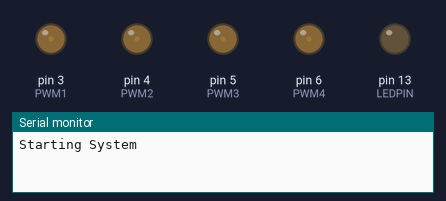
A sketch run on a simulated Teensy 4. On the bench: output pins drawn as LEDs (lit = HIGH), the last lines printed to the serial monitor.

Above: at 0.05 s.
At 0.3 s:
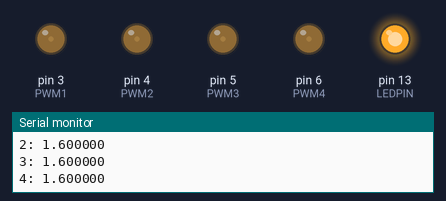
At 1.25 s:
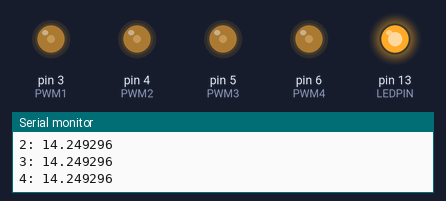
At 2.45 s:
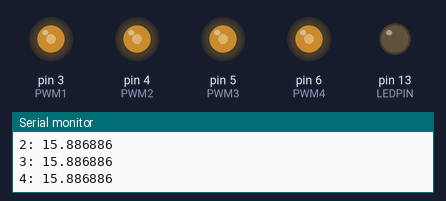
At 3.35 s:
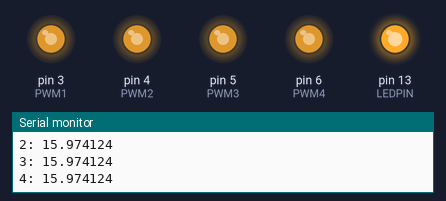
At 4.8 s:
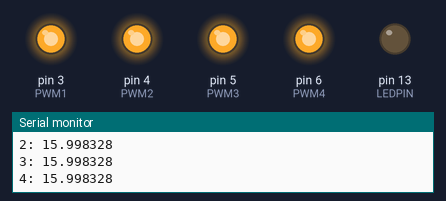
Timing chart, 0 to 6.6 s (numbered marks = the images above):
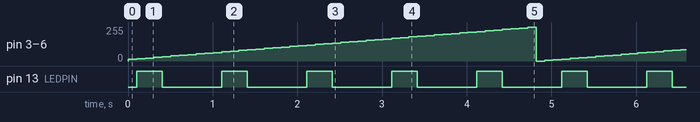

The sketch:

AnalogWriteTest.ino
```cpp
// (licence header left out)
#include <iterator>
#include <algorithm>

// *********************************************************************************************//
// Pin Names:
// ------------------------------------------------------------------------
#define LEDPIN           13 // buitin LED
// Hardware PWM Channels
#define PWM1             3  // Connect to LED driver channel 1 (outut)
#define PWM2             4  // Connect to LED driver channel 2 (outut)
#define PWM3             5  // Connect to LED driver channel 3 (outut)
#define PWM4             6  // Connect to LED driver channel 4 (outut)
// *********************************************************************************************//


// *********************************************************************************************//
// Intervals and Timing
// ------------------------------------------------------------------------
#define POLL_INTERVAL         100000    // desired main loop time in microseconds
#define LEDON_INTERVAL        300000    // interval in microseconds between turning LED on/off for status report
#define LEDOFF_INTERVAL       700000    // interval in microseconds between turning LED on/off for status report
// *********************************************************************************************//
unsigned long currentTime;                     //
unsigned long pollInterval;
unsigned long lastPoll;
unsigned long nextLEDCheck;                    //

// *********************************************************************************************//
// Indicator
// ------------------------------------------------------------------------
const int ledPin = LEDPIN;                    // Check on https://www.pjrc.com/teensy/pinout.html; pin should not interfere with I2C and SPI
bool ledStatus = false;                       // Led should be off at start up


// *********************************************************************************************//
// Main System and PWM working variables
// ------------------------------------------------------------------------
unsigned int  PWM_Pin        = PWM1;           //
bool          PWM_Enabled    = false;          //
long          CPU_Frequency  = F_CPU / 1E6;    //
float         PWM_Frequency  = 4577.64;        // Ideal 15 bit and 600MHz Teensy 4.0
unsigned int  PWM_Resolution = 8;              //
unsigned int  PWM_MaxValue   = pow(2, PWM_Resolution)-1;
float         PWM_Duty       = 0.0;           //

float analogWriteTime10 = 0.;
float analogWriteTime20 = 0.;
float analogWriteTime30 = 0.;
float analogWriteTime40 = 0.;
float analogWriteTime11 = 0.;
float analogWriteTime21 = 0.;
float analogWriteTime31 = 0.;
float analogWriteTime41 = 0.;


// *********************************************************************************************//
// Serial
#define SERIAL_PORT_SPEED    2000000    // Serial Baud Rate
char   inBuff[] = "----------------";
int    bytesread;

// *********************************************************************************************//
// *********************************************************************************************//
// SETUP                                                                                        //
// *********************************************************************************************//
// *********************************************************************************************//
void setup(){

  // Configure output pins, set them all to off/low
  pinMode(PWM1,        OUTPUT); digitalWriteFast(PWM1,  LOW);
  pinMode(PWM2,        OUTPUT); digitalWriteFast(PWM2,  LOW);
  pinMode(PWM3,        OUTPUT); digitalWriteFast(PWM3,  LOW);
  pinMode(PWM4,        OUTPUT); digitalWriteFast(PWM4,  LOW);
  pinMode(ledPin,      OUTPUT); digitalWriteFast(ledPin,LOW );
  ledStatus = false;

  // create default values for settings
  PWM_Resolution = 8;
  //PWM_Frequency  = GetMaxPWMFreqValue(CPU_Frequency, PWM_Resolution);
  PWM_Frequency  = 50000.0;
  PWM_MaxValue   = pow(2,PWM_Resolution)-1;

  // PWM
  // Start PWM at 0% output
  // void setupPWM(uint16_t PWM_Pin, float PWM_MaxFreq, float PWM_Duty, unsigned int PWM_Resolution);
  setupPWM(PWM1,  PWM_Frequency, 5.0, PWM_Resolution);
  setupPWM(PWM2,  PWM_Frequency, 5.0, PWM_Resolution);
  setupPWM(PWM3,  PWM_Frequency, 5.0, PWM_Resolution);
  setupPWM(PWM4,  PWM_Frequency, 5.0, PWM_Resolution);

  // Serial startup
  Serial.begin(SERIAL_PORT_SPEED);
  Serial.println("Starting System");

  // House keeping
  pollInterval = POLL_INTERVAL; // 1 m sec
  lastPoll = nextLEDCheck = micros();

} // end setup

// *********************************************************************************************//
// *********************************************************************************************//
// Main LOOP                                                                                    //
// *********************************************************************************************//
// *********************************************************************************************//

void loop(){

  // Time Keeper
  //////////////////////////////////////////////////////////////////
  currentTime = micros();                                         // whats the time

  // Main loop delay. Limits how often this loop is running
  //////////////////////////////////////////////////////////////////
  int pollDelay = (pollInterval - (int)(currentTime - lastPoll)); // how long do we need to wait?
  if (pollDelay > 0) {
    delayMicroseconds(pollDelay);  // wait
  }
  lastPoll = currentTime;


  PWM_Duty = PWM_Duty + 1.0;
  if (PWM_Duty > 100.0) {PWM_Duty =0.0;}

  currentTime = micros();
  analogWrite(PWM1, uint16_t(0)); // Turn off the current LED takes 2.5-3 micro seconds
  analogWriteTime10 = 0.9* analogWriteTime10 + 0.1*float(micros()-currentTime);
  currentTime = micros();
  analogWrite(PWM2, uint16_t(0)); // Turn off the current LED
  analogWriteTime20 = 0.9* analogWriteTime20 + 0.1*float(micros()-currentTime);
  currentTime = micros();
  analogWrite(PWM3, uint16_t(0)); // Turn off the current LED
  analogWriteTime30 = 0.9* analogWriteTime30 + 0.1*float(micros()-currentTime);
  currentTime = micros();
  analogWrite(PWM4, uint16_t(0)); // Turn off the current LED
  analogWriteTime40 = 0.9* analogWriteTime40 + 0.1*float(micros()-currentTime);

  currentTime = micros();
  analogWrite(PWM1, uint16_t(PWM_Duty*PWM_MaxValue/100.0)); // Turn off the current LED takes 5-6 micro seconds
  analogWriteTime11 = 0.9* analogWriteTime11 + 0.1*float(micros()-currentTime);
  currentTime = micros();
  analogWrite(PWM2, uint16_t(PWM_Duty*PWM_MaxValue/100.0)); // Turn off the current LED
  analogWriteTime21 = 0.9* analogWriteTime21 + 0.1*float(micros()-currentTime);
  currentTime = micros();
  analogWrite(PWM3, uint16_t(PWM_Duty*PWM_MaxValue/100.0)); // Turn off the current LED
  analogWriteTime31 = 0.9* analogWriteTime31 + 0.1*float(micros()-currentTime);
  currentTime = micros();
  analogWrite(PWM4, uint16_t(PWM_Duty*PWM_MaxValue/100.0)); // Turn off the current LED
  analogWriteTime41 = 0.9* analogWriteTime41 + 0.1*float(micros()-currentTime);

  // Blink LED
  //////////////////////////////////////////////////////////////////
  if (currentTime > nextLEDCheck) {
    Serial.printf("1: %f %f\n", analogWriteTime10, PWM_Duty);
    Serial.printf("2: %f\n", analogWriteTime20);
    Serial.printf("3: %f\n", analogWriteTime30);
    Serial.printf("4: %f\n", analogWriteTime40);
    Serial.printf("1: %f %f\n", analogWriteTime11, PWM_Duty);
    Serial.printf("2: %f\n", analogWriteTime21);
    Serial.printf("3: %f\n", analogWriteTime31);
    Serial.printf("4: %f\n", analogWriteTime41);
    if (ledStatus) {
      // LED is ON
      ledStatus = false;
      digitalWriteFast(ledPin, ledStatus);                        // turn off
      nextLEDCheck = currentTime + LEDOFF_INTERVAL;
    } else {
      // LED is OFF
      ledStatus = true;
      digitalWriteFast(ledPin, ledStatus);                        // turn on
      nextLEDCheck = currentTime + LEDON_INTERVAL;
    }
  }

}

// *********************************************************************************************//
// Support Functions                                                                            //
// *********************************************************************************************//

// Teensy 3.2 realtion between PWM frequency and PWM resolution
//////////////////////////////////////////////////////////////////
float GetMaxPWMFreqValue(long FREQ, int PWM_Resolution)
{
  /* for Teensy CPU frequencies are
      24MHZ
      48MHZ
      72MHZ
      96MHZ
      120MHZ
  */
  int FREQ_pointer = -1;
  float PWM_ideal_frequency[5][15]
  {
    {6000000 , 3000000, 1500000, 750000 , 375000, 187500, 93750 , 46875   , 23437.5 , 11718.75 , 5859.375, 2929.687, 1464.843, 732.421, 366.2109},
    {12000000, 6000000, 3000000, 1500000, 750000, 375000, 187500, 93750   , 46875   , 23437.5  , 11718.75 , 5859.375, 2929.687, 1464.843, 732.4218},
    {9000000 , 4500000, 2250000, 1125000, 562500, 281250, 140625, 70312   , 35156.25, 17578.12 , 8789.062, 4394.531, 2197.265, 1098.632, 549.3164},
    {12000000, 6000000, 3000000, 1500000, 750000, 375000, 187500, 93750   , 46875   , 23437.5  , 11718.75 , 5859.375, 2929.687, 1464.843, 732.4218},
    {15000000, 7500000, 3750000, 1875000, 937500, 468750, 234375, 117187.5, 58593.75, 29296.875, 14648.537, 7324.219, 3662.109, 1831.055, 915.527 }
  };

  switch (FREQ) {
    case 24:  FREQ_pointer =  0; break;
    case 48:  FREQ_pointer =  1; break;
    case 72:  FREQ_pointer =  2; break;
    case 96:  FREQ_pointer =  3; break;
    case 120: FREQ_pointer =  4; break;
    default:  FREQ_pointer = -1; break;
  }
  if (FREQ_pointer >= 0) { return (PWM_ideal_frequency[FREQ_pointer][PWM_Resolution - 2]); }
  else { return (488.28); }
} // end of getMaxPWMFreqValue

// Setup PWM modulation on a pin
// This is slow and should only be used for setup and not to change dutycyle
//////////////////////////////////////////////////////////////////
void setupPWM(uint16_t PWM_Pin, float PWM_Freq, float Duty, unsigned int Resolution) {
  if ((PWM_Resolution >= 2) && (PWM_Resolution <= 15)) { // check bounds
    analogWriteResolution(PWM_Resolution);    // change resolution
    PWM_MaxValue = pow(2, PWM_Resolution)-1; // update global
  }
  if (PWM_Freq > GetMaxPWMFreqValue(CPU_Frequency, PWM_Resolution)) {
    PWM_Freq = GetMaxPWMFreqValue(CPU_Frequency, PWM_Resolution);
  }
  analogWriteFrequency(PWM_Pin, PWM_Freq);
  PWM_Frequency = PWM_Freq;                   // update global
  if ((Duty >= 0.0) && (Duty <= 100.0)) {
    analogWrite(PWM_Pin, uint16_t(Duty / 100.0 * float(PWM_MaxValue)));
    PWM_Duty = Duty;                          // update global
  }
}
```

Measured:
- by itself, pin 3 (PWM1), pin 4 (PWM2), pin 5 (PWM3), pin 6 (PWM4): ramps from 0/255 to 255/255 and jumps back, once every 5.1 s
- by itself, pin 13 (LEDPIN): alternates HIGH for 0.30 s and LOW for 0.70 s
